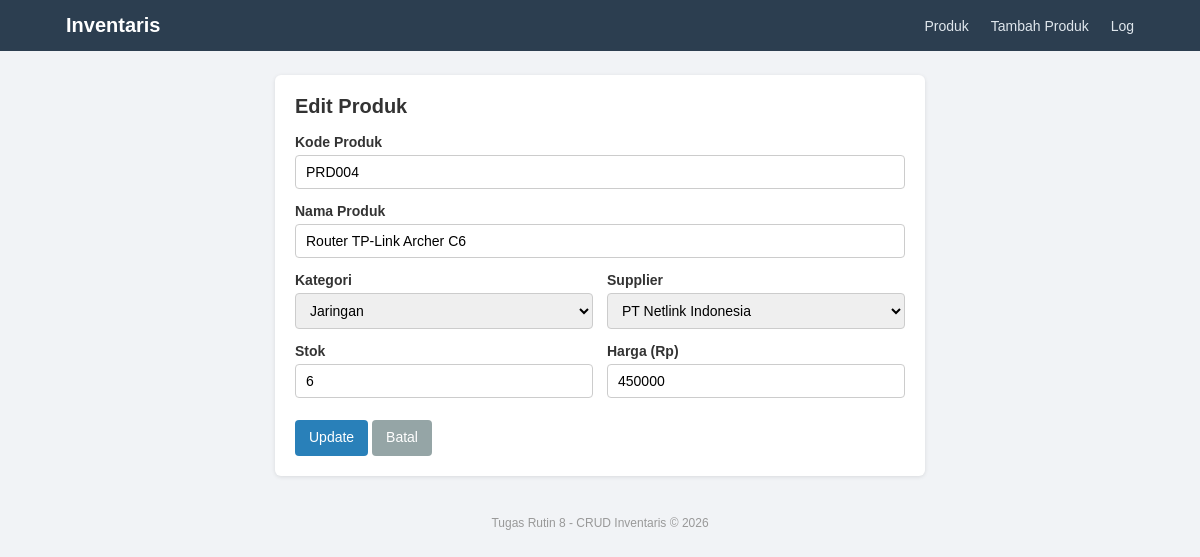
Page /update.php?id=4 on the committed database.
### tables this page shows
CREATE TABLE produk (
    id_produk INT AUTO_INCREMENT PRIMARY KEY,
    kode_produk VARCHAR(20) NOT NULL UNIQUE,
    nama_produk VARCHAR(100) NOT NULL,
    id_kategori INT NOT NULL,
    id_supplier INT NOT NULL,
    stok INT NOT NULL DEFAULT 0,
    harga DECIMAL(12,2) NOT NULL DEFAULT 0,
    created_at TIMESTAMP DEFAULT CURRENT_TIMESTAMP,
    CONSTRAINT fk_produk_kategori FOREIGN KEY (id_kategori)
        REFERENCES kategori(id_kategori) ON UPDATE CASCADE ON DELETE RESTRICT,
    CONSTRAINT fk_produk_supplier FOREIGN KEY (id_supplier)
        REFERENCES supplier(id_supplier) ON UPDATE CASCADE ON DELETE RESTRICT
);

CREATE TABLE kategori (
    id_kategori INT AUTO_INCREMENT PRIMARY KEY,
    nama_kategori VARCHAR(50) NOT NULL UNIQUE,
    deskripsi VARCHAR(255)
);

CREATE TABLE supplier (
    id_supplier INT AUTO_INCREMENT PRIMARY KEY,
    nama_supplier VARCHAR(100) NOT NULL,
    no_telp VARCHAR(20),
    alamat VARCHAR(255)
);

### update.php (the view, shortened to what this page needs)
<?php
$db = Database::getInstance()->getConnection();
$id = isset($_GET['id']) ? (int) $_GET['id'] : 0;
$stmt = $db->prepare("SELECT * FROM produk WHERE id_produk = :id");
$stmt->execute([':id' => $id]);
$produk = $stmt->fetch();
$kategori = $db->query("SELECT id_kategori, nama_kategori FROM kategori ORDER BY nama_kategori")->fetchAll();
$supplier = $db->query("SELECT id_supplier, nama_supplier FROM supplier ORDER BY nama_supplier")->fetchAll();
$data = [
    'kode_produk' => $produk['kode_produk'],
    'nama_produk' => $produk['nama_produk'],
    'id_kategori' => $produk['id_kategori'],
    'id_supplier' => $produk['id_supplier'],
    'stok' => $produk['stok'],
    'harga' => (float) $produk['harga'],
];
require_once 'includes/header.php';
?>
<div class="card card-form">
    <h2>Edit Produk</h2>
    <form method="POST">
        <div class="form-group">
            <label>Kode Produk</label>
            <input type="text" name="kode_produk" maxlength="20" value="<?= htmlspecialchars($data['kode_produk']) ?>" required>
        </div>
        <div class="form-group">
            <label>Nama Produk</label>
            <input type="text" name="nama_produk" maxlength="100" value="<?= htmlspecialchars($data['nama_produk']) ?>" required>
        </div>
        <div class="form-row">
            <div class="form-group">
                <label>Kategori</label>
                <select name="id_kategori" required>
                    <?php foreach ($kategori as $k): ?>
                        <option value="<?= (int) $k['id_kategori'] ?>" <?= $data['id_kategori'] == $k['id_kategori'] ? 'selected' : '' ?>>
                            <?= htmlspecialchars($k['nama_kategori']) ?>
                        </option>
                    <?php endforeach; ?>
                </select>
            </div>
            <div class="form-group">
                <label>Supplier</label>
                <select name="id_supplier" required>
                    <?php foreach ($supplier as $s): ?>
                        <option value="<?= (int) $s['id_supplier'] ?>" <?= $data['id_supplier'] == $s['id_supplier'] ? 'selected' : '' ?>>
                            <?= htmlspecialchars($s['nama_supplier']) ?>
                        </option>
                    <?php endforeach; ?>
                </select>
            </div>
        </div>
        <div class="form-row">
            <div class="form-group">
                <label>Stok</label>
                <input type="number" name="stok" min="0" value="<?= htmlspecialchars($data['stok']) ?>" required>
            </div>
            <div class="form-group">
                <label>Harga (Rp)</label>
                <input type="number" name="harga" min="0" step="any" value="<?= htmlspecialchars($data['harga']) ?>" required>
            </div>
        </div>
        <div class="form-aksi">
            <button type="submit" class="btn btn-primary">Update</button>
            <a href="index.php" class="btn btn-secondary">Batal</a>
        </div>
    </form>
</div>
<?php require_once 'includes/footer.php'; ?>

### style.css (style rules this page uses)
* { margin: 0; padding: 0; box-sizing: border-box; }
body { font-family: Arial, Helvetica, sans-serif; background: #f1f3f6; color: #333; font-size: 14px; }
.card { background: #fff; border-radius: 6px; padding: 20px; box-shadow: 0 1px 4px rgba(0, 0, 0, 0.1); margin-bottom: 20px; }
.card-form { max-width: 650px; margin: 0 auto 20px; }
.card h2 { font-size: 20px; margin-bottom: 16px; }
.btn { display: inline-block; padding: 8px 14px; border: none; border-radius: 4px; background: #7f8c8d; color: #fff; text-decoration: none; cursor: pointer; font-size: 14px; font-family: inherit; line-height: 1.4; }
.btn-primary { background: #2980b9; }
.btn-secondary { background: #95a5a6; }
.form-group { margin-bottom: 14px; flex: 1; }
.form-group label { display: block; margin-bottom: 5px; font-weight: bold; }
.form-group input, .form-group select { width: 100%; padding: 8px 10px; border: 1px solid #ccc; border-radius: 4px; font-size: 14px; }
.form-row { display: flex; gap: 14px; }
.form-aksi { margin-top: 8px; }

### rows in the picture
produk: kode_produk "PRD004", nama_produk "Router TP-Link Archer C6", id_kategori "Jaringan", id_supplier "PT Netlink Indonesia", stok "6", harga "450000"
